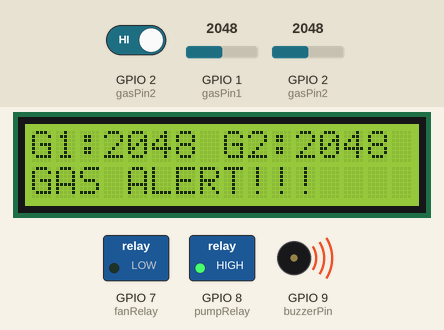
Simulated run of this sketch. Board: ESP32-S3. On the bench: 16×2 character LCD, switched loads named in the sketch (green lamp = pin HIGH), buzzer (waves = sounding, pin HIGH). The test bench sets the inputs (shaded band); at power-on: GPIO 2 (gasPin2) HIGH, GPIO 1 (gasPin1) = 2048, GPIO 2 (gasPin2) = 2048. WiFi joins after 1.5 s; servers stay silent unless stated; what the sketch prints to the serial monitor is not drawn.

Above: at 4.7 s.
4.8 s: GPIO 2 (gasPin2) driven LOW
At 6.7 s:
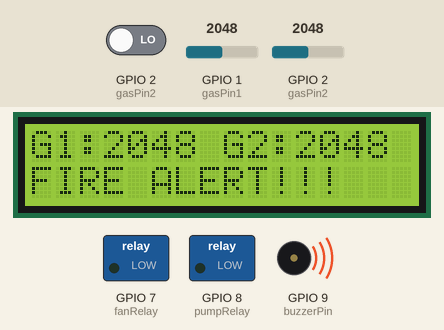
8.1 s: GPIO 1 (gasPin1) set to 2866
At 9.8 s:
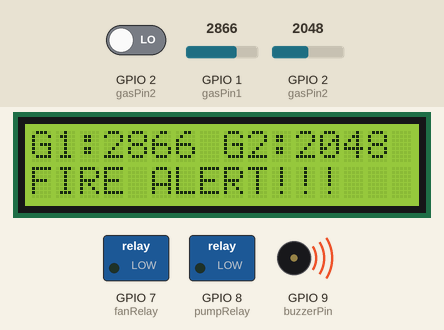
11.4 s: GPIO 2 (gasPin2) set to 2866
At 12.9 s:
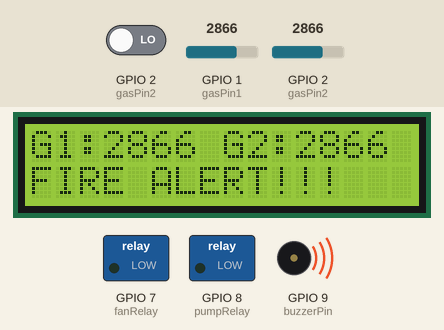
14.7 s: GPIO 1 (gasPin1) set to 3603
At 17.9 s:
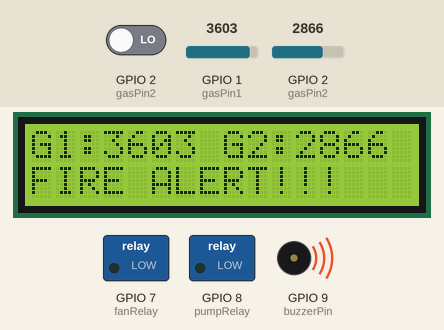
18.2 s: GPIO 2 (gasPin2) set to 3603
At 19.9 s:
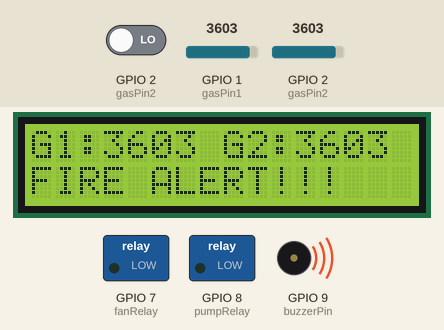
21.5 s: GPIO 2 (gasPin2) driven HIGH
At 23.0 s:
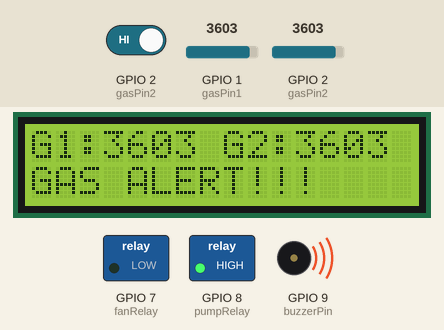
Timing chart, 0 to 24.5 s (numbered marks = the images above; inputs shaded):
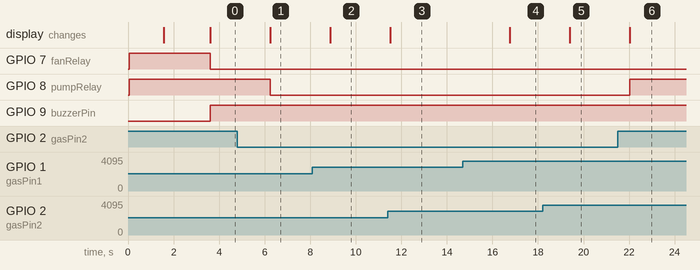

The sketch:

sketch_apr26b_FINAL.ino
```cpp
#include <Wire.h>
#include <LiquidCrystal_I2C.h>
#include <WiFiS3.h>
#include <Firebase_ESP_Client.h>

LiquidCrystal_I2C lcd(0x27, 16, 2);

// 🔑 WiFi
const char* ssid = "enter your ssid";
const char* password = "enter your password";

// 🔥 Firebase
#define DATABASE_URL "https://iot-fire-safety-default-rtdb.asia-southeast1.firebasedatabase.app/"

// Firebase objects
FirebaseData fbdo;
FirebaseAuth auth;
FirebaseConfig config;

// 🔌 Pins
int gasPin1 = A0;
int gasPin2 = A1;
int flamePin = 2;

int buzzerPin = 9;
int fanRelay = 7;    // K1
int pumpRelay = 8;   // K2

int gasThreshold = 600;

void setup() {
  Serial.begin(9600);

  lcd.init();
  lcd.backlight();

  pinMode(buzzerPin, OUTPUT);
  pinMode(fanRelay, OUTPUT);
  pinMode(pumpRelay, OUTPUT);
  pinMode(flamePin, INPUT);

  // Relay OFF initially (active LOW)
  digitalWrite(fanRelay, HIGH);
  digitalWrite(pumpRelay, HIGH);
  digitalWrite(buzzerPin, LOW);

  // 🌐 Connect WiFi
  WiFi.begin(ssid, password);
  Serial.print("Connecting to WiFi");

  while (WiFi.status() != WL_CONNECTED) {
    delay(500);
    Serial.print(".");
  }

  Serial.println("\nWiFi Connected!");

  // 🔥 Firebase setup
  config.database_url = DATABASE_URL;
  Firebase.begin(&config, &auth);
  Firebase.reconnectWiFi(true);

  lcd.setCursor(0, 0);
  lcd.print("System Init...");
  delay(2000);
  lcd.clear();
}

void loop() {
  int gasValue1 = analogRead(gasPin1);
  int gasValue2 = analogRead(gasPin2);
  int flame = digitalRead(flamePin);

  String status = "SAFE";

  // 📟 Serial monitor
  Serial.print("G1:");
  Serial.print(gasValue1);
  Serial.print(" G2:");
  Serial.print(gasValue2);
  Serial.print(" F:");
  Serial.println(flame);

  // 📟 LCD Line 1
  lcd.setCursor(0, 0);
  lcd.print("G1:");
  lcd.print(gasValue1);
  lcd.print(" G2:");
  lcd.print(gasValue2);
  lcd.print("   ");

  // 🔥 FIRE
  if (flame == LOW) {
    status = "FIRE";

    lcd.setCursor(0, 1);
    lcd.print("FIRE ALERT!!! ");

    digitalWrite(buzzerPin, HIGH);
    digitalWrite(fanRelay, LOW);    // ON
    digitalWrite(pumpRelay, LOW);   // ON
  }

  // 🌫 GAS
  else if (gasValue1 > gasThreshold || gasValue2 > gasThreshold) {
    status = "GAS";

    lcd.setCursor(0, 1);
    lcd.print("GAS ALERT!!!  ");

    digitalWrite(buzzerPin, HIGH);
    digitalWrite(fanRelay, LOW);    // ON
    digitalWrite(pumpRelay, HIGH);  // OFF
  }

  // ✅ SAFE
  else {
    status = "SAFE";

    lcd.setCursor(0, 1);
    lcd.print("Air is Safe   ");

    digitalWrite(buzzerPin, LOW);
    digitalWrite(fanRelay, HIGH);   // OFF
    digitalWrite(pumpRelay, HIGH);  // OFF
  }

  // ☁️ Upload to Firebase
  Firebase.RTDB.setInt(&fbdo, "/sensor/gas1", gasValue1);
  Firebase.RTDB.setInt(&fbdo, "/sensor/gas2", gasValue2);
  Firebase.RTDB.setInt(&fbdo, "/sensor/flame", flame);
  Firebase.RTDB.setString(&fbdo, "/sensor/status", status);

  delay(2000);
}
```

Measured:
- after the input at 4.8 s, GPIO 8 (pumpRelay): HIGH → LOW after 1.4 s; the display: changes after 1.4 s (image 1)
- after the input at 8.1 s, the display: changes after 0.78 s (image 2)
- after the input at 11.4 s, the display: changes after 0.11 s (image 3)
- after the input at 14.7 s, the display: changes after 2.1 s (image 4)
- after the input at 18.2 s, the display: changes after 1.2 s (image 5)
- after the input at 21.5 s, GPIO 8 (pumpRelay): LOW → HIGH after 0.53 s; the display: changes after 0.53 s (image 6)
